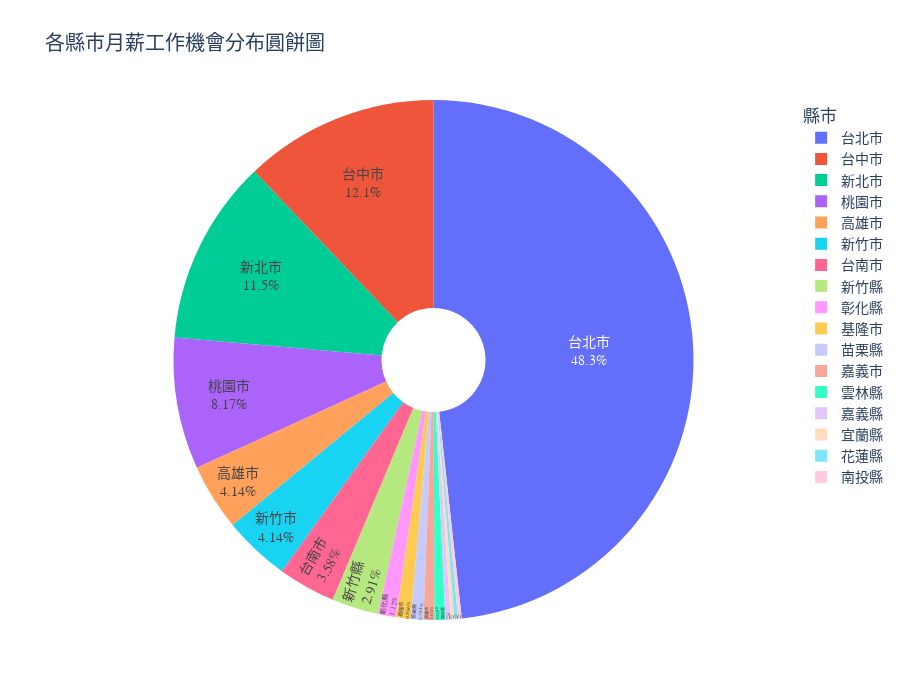

Write notebook code for a chart like this one.
### Code cell
import pandas as pd
import plotly.express as px

# 讀取資料
df = pd.read_excel("../data/104CrawlResult.xlsx", sheet_name="工作表1")

# 篩選「月薪」資料
df_monthly = df[df["給薪方式"] == "月薪"]

# 計算每個縣市月薪工作機會數量
city_counts = df_monthly["縣市"].value_counts().reset_index()
city_counts.columns = ["縣市", "月薪工作機會數"]

# 繪製圓餅圖
fig = px.pie(
    city_counts,
    names="縣市",
    values="月薪工作機會數",
    title="各縣市月薪工作機會分布圓餅圖",
    hole=0.2,  # 甜甜圈樣式，想要純圓餅就拿掉這一行
)

# 更新圖表樣式
fig.update_layout(
    font=dict(family='Arial, 微軟正黑體, sans-serif', size=14),
    height=700,  # 調整圖高
    width=900,   # 調整圖寬
    legend_title="縣市"
)

# 顯示百分比與數值
fig.update_traces(textposition='inside', textinfo='percent+label')

fig.show()

### Figure 1 — Plotly figure (JSON) as saved in the notebook; plotly's stock layout.template omitted (floating-point values rounded to 4 significant figures)
{"data": [{"domain": {"x": [0, 1], "y": [0, 1]}, "hole": 0.2, "hovertemplate": "縣市=%{label}<br>月薪工作機會數=%{value}<extra></extra>", "labels": ["台北市", "台中市", "新北市", "桃園市", "高雄市", "新竹市", "台南市", "新竹縣", "彰化縣", "基隆市", "苗栗縣", "嘉義市", "雲林縣", "嘉義縣", "宜蘭縣", "花蓮縣", "南投縣"], "legendgroup": "", "name": "", "showlegend": true, "textinfo": "percent+label", "textposition": "inside", "type": "pie", "values": [431, 108, 103, 73, 37, 37, 32, 26, 10, 8, 7, 6, 6, 3, 2, 2, 2]}], "layout": {"font": {"family": "Arial, 微軟正黑體, sans-serif", "size": 14}, "height": 700, "legend": {"title": {"text": "縣市"}, "tracegroupgap": 0}, "title": {"text": "各縣市月薪工作機會分布圓餅圖"}, "width": 900}}
